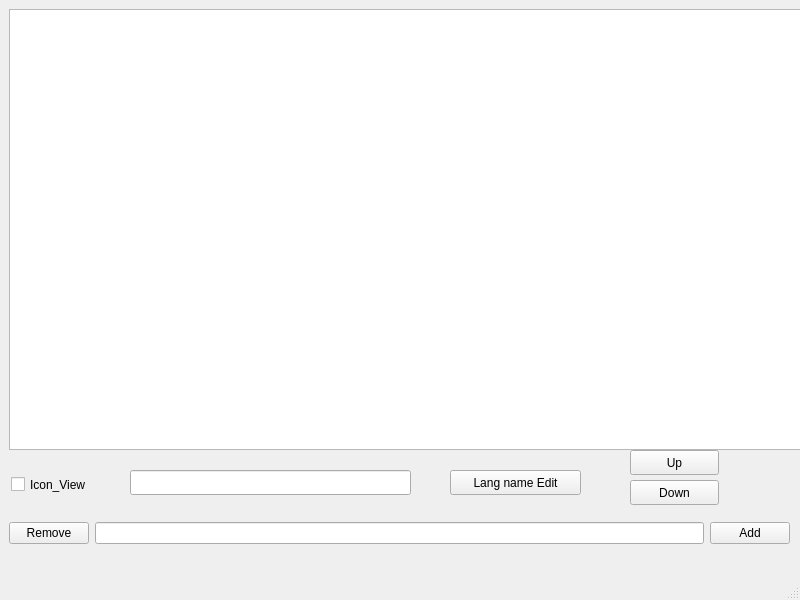
<?xml version="1.0" encoding="UTF-8"?>
<ui version="4.0">
 <class>MainWindow</class>
 <widget class="QMainWindow" name="MainWindow">
  <property name="geometry">
   <rect>
    <x>0</x>
    <y>0</y>
    <width>800</width>
    <height>600</height>
   </rect>
  </property>
  <property name="windowTitle">
   <string>MainWindow</string>
  </property>
  <widget class="QWidget" name="centralwidget">
   <widget class="QListView" name="listView">
    <property name="geometry">
     <rect>
      <x>9</x>
      <y>9</y>
      <width>811</width>
      <height>441</height>
     </rect>
    </property>
   </widget>
   <widget class="QLineEdit" name="lang_name_edit">
    <property name="geometry">
     <rect>
      <x>130</x>
      <y>470</y>
      <width>281</width>
      <height>25</height>
     </rect>
    </property>
   </widget>
   <widget class="QPushButton" name="up_b">
    <property name="geometry">
     <rect>
      <x>630</x>
      <y>450</y>
      <width>89</width>
      <height>25</height>
     </rect>
    </property>
    <property name="text">
     <string>Up</string>
    </property>
   </widget>
   <widget class="QPushButton" name="down_b">
    <property name="geometry">
     <rect>
      <x>630</x>
      <y>480</y>
      <width>89</width>
      <height>25</height>
     </rect>
    </property>
    <property name="text">
     <string>Down</string>
    </property>
   </widget>
   <widget class="QWidget" name="layoutWidget">
    <property name="geometry">
     <rect>
      <x>9</x>
      <y>520</y>
      <width>781</width>
      <height>27</height>
     </rect>
    </property>
    <layout class="QHBoxLayout" name="horizontalLayout">
     <item>
      <widget class="QPushButton" name="removeButton">
       <property name="text">
        <string>Remove</string>
       </property>
      </widget>
     </item>
     <item>
      <widget class="QLineEdit" name="langNameEdit"/>
     </item>
     <item>
      <widget class="QPushButton" name="addButton">
       <property name="text">
        <string>Add</string>
       </property>
      </widget>
     </item>
    </layout>
   </widget>
   <widget class="QCheckBox" name="IconView">
    <property name="geometry">
     <rect>
      <x>11</x>
      <y>473</y>
      <width>92</width>
      <height>23</height>
     </rect>
    </property>
    <property name="text">
     <string>Icon_View</string>
    </property>
   </widget>
   <widget class="QPushButton" name="lang_edit_b">
    <property name="geometry">
     <rect>
      <x>450</x>
      <y>470</y>
      <width>131</width>
      <height>25</height>
     </rect>
    </property>
    <property name="text">
     <string>Lang name Edit</string>
    </property>
   </widget>
  </widget>
  <widget class="QMenuBar" name="menubar">
   <property name="geometry">
    <rect>
     <x>0</x>
     <y>0</y>
     <width>800</width>
     <height>22</height>
    </rect>
   </property>
  </widget>
  <widget class="QStatusBar" name="statusbar"/>
 </widget>
 <resources/>
 <connections/>
</ui>
